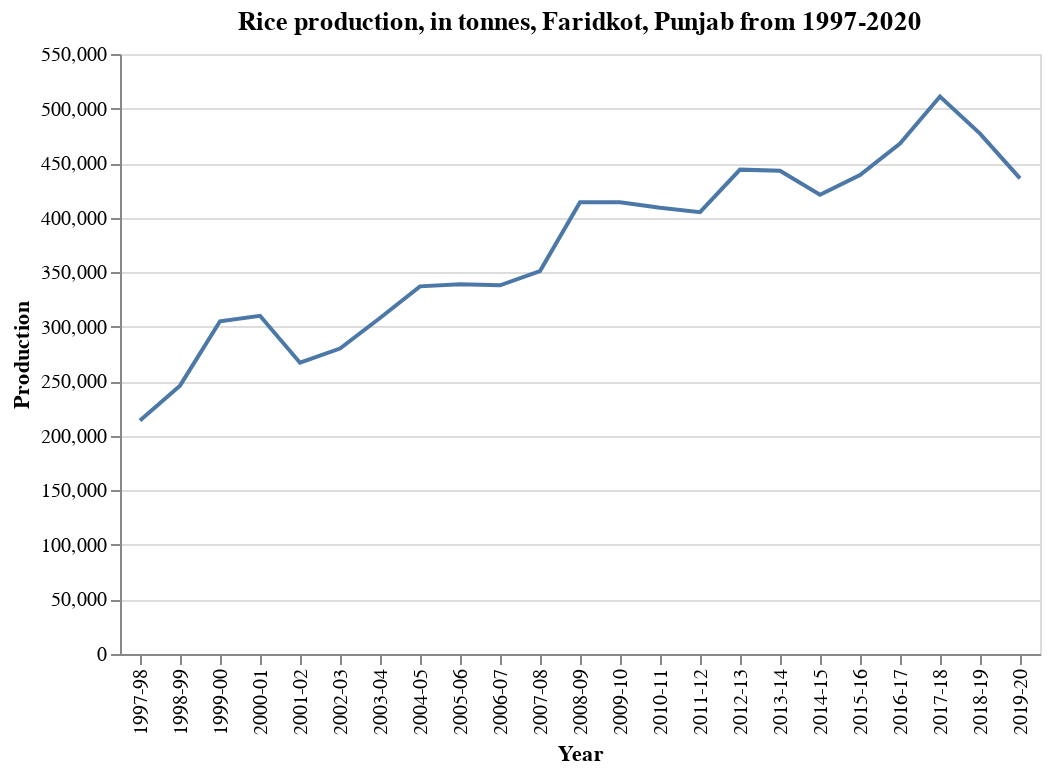

The code cell stored with this chart in its notebook:
### Markdown cell above
### FARIDKOT

### Code cell
df_pj_far = df_pj_rice.loc[df['District'] == 'FARIDKOT']

alt.Chart(df_pj_far).mark_line().encode(
    x='Year',
    y=('Production')
).properties(
    title='Rice production, in tonnes, Faridkot, Punjab from 1997-2020')

### Figure 1 — Vega-Lite specification as saved in the notebook (floating-point values rounded to 4 significant figures)
{"config": {"view": {"continuousWidth": 400, "continuousHeight": 300}}, "data": {"name": "data-bf13fd16ee3ee8c99f1fb51f547fed0b"}, "mark": "line", "encoding": {"x": {"field": "Year", "type": "nominal"}, "y": {"field": "Production", "type": "quantitative"}}, "title": "Rice production, in tonnes, Faridkot, Punjab from 1997-2020", "$schema": "https://vega.github.io/schema/vega-lite/v4.17.0.json", "datasets": {"data-bf13fd16ee3ee8c99f1fb51f547fed0b": [{"Unnamed: 0": 29309, "State": "Punjab", "District": "FARIDKOT", "Crop": "Rice", "Year": "2001-02", "Season": "Kharif", "Area": 70000.0, "Area Units": "Hectare", "Production": 267000.0, "Production Units": "Tonnes", "Yield": 3.814}, {"Unnamed: 0": 29310, "State": "Punjab", "District": "FARIDKOT", "Crop": "Rice", "Year": "2002-03", "Season": "Kharif", "Area": 86000.0, "Area Units": "Hectare", "Production": 280000.0, "Production Units": "Tonnes", "Yield": 3.256}, {"Unnamed: 0": 29311, "State": "Punjab", "District": "FARIDKOT", "Crop": "Rice", "Year": "2003-04", "Season": "Kharif", "Area": 84000.0, "Area Units": "Hectare", "Production": 308000.0, "Production Units": "Tonnes", "Yield": 3.667}, {"Unnamed: 0": 72107, "State": "Punjab", "District": "FARIDKOT", "Crop": "Rice", "Year": "2004-05", "Season": "Kharif", "Area": 88000.0, "Area Units": "Hectare", "Production": 337000.0, "Production Units": "Tonnes", "Yield": 3.83}, {"Unnamed: 0": 72108, "State": "Punjab", "District": "FARIDKOT", "Crop": "Rice", "Year": "2005-06", "Season": "Kharif", "Area": 86000.0, "Area Units": "Hectare", "Production": 339000.0, "Production Units": "Tonnes", "Yield": 3.942}, {"Unnamed: 0": 72109, "State": "Punjab", "District": "FARIDKOT", "Crop": "Rice", "Year": "2006-07", "Season": "Kharif", "Area": 85000.0, "Area Units": "Hectare", "Production": 338000.0, "Production Units": "Tonnes", "Yield": 3.976}, {"Unnamed: 0": 115836, "State": "Punjab", "District": "FARIDKOT", "Crop": "Rice", "Year": "2007-08", "Season": "Kharif", "Area": 87000.0, "Area Units": "Hectare", "Production": 351000.0, "Production Units": "Tonnes", "Yield": 4.034}, {"Unnamed: 0": 115837, "State": "Punjab", "District": "FARIDKOT", "Crop": "Rice", "Year": "2008-09", "Season": "Kharif", "Area": 95000.0, "Area Units": "Hectare", "Production": 414000.0, "Production Units": "Tonnes", "Yield": 4.358}, {"Unnamed: 0": 115838, "State": "Punjab", "District": "FARIDKOT", "Crop": "Rice", "Year": "2009-10", "Season": "Kharif", "Area": 98000.0, "Area Units": "Hectare", "Production": 414000.0, "Production Units": "Tonnes", "Yield": 4.224}, {"Unnamed: 0": 162798, "State": "Punjab", "District": "FARIDKOT", "Crop": "Rice", "Year": "2010-11", "Season": "Kharif", "Area": 101000.0, "Area Units": "Hectare", "Production": 409000.0, "Production Units": "Tonnes", "Yield": 4.05}, {"Unnamed: 0": 162799, "State": "Punjab", "District": "FARIDKOT", "Crop": "Rice", "Year": "2011-12", "Season": "Kharif", "Area": 101000.0, "Area Units": "Hectare", "Production": 405000.0, "Production Units": "Tonnes", "Yield": 4.01}, {"Unnamed: 0": 162800, "State": "Punjab", "District": "FARIDKOT", "Crop": "Rice", "Year": "2012-13", "Season": "Kharif", "Area": 102000.0, "Area Units": "Hectare", "Production": 444000.0, "Production Units": "Tonnes", "Yield": 4.353}, {"Unnamed: 0": 207749, "State": "Punjab", "District": "FARIDKOT", "Crop": "Rice", "Year": "2013-14", "Season": "Kharif", "Area": 104000.0, "Area Units": "Hectare", "Production": 443000.0, "Production Units": "Tonnes", "Yield": 4.26}, {"Unnamed: 0": 207750, "State": "Punjab", "District": "FARIDKOT", "Crop": "Rice", "Year": "2014-15", "Season": "Kharif", "Area": 106000.0, "Area Units": "Hectare", "Production": 421000.0, "Production Units": "Tonnes", "Yield": 3.972}, {"Unnamed: 0": 207751, "State": "Punjab", "District": "FARIDKOT", "Crop": "Rice", "Year": "2015-16", "Season": "Kharif", "Area": 110000.0, "Area Units": "Hectare", "Production": 439000.0, "Production Units": "Tonnes", "Yield": 3.991}, {"Unnamed: 0": 258960, "State": "Punjab", "District": "FARIDKOT", "Crop": "Rice", "Year": "2016-17", "Season": "Kharif", "Area": 115000.0, "Area Units": "Hectare", "Production": 468000.0, "Production Units": "Tonnes", "Yield": 4.07}, {"Unnamed: 0": 258961, "State": "Punjab", "District": "FARIDKOT", "Crop": "Rice", "Year": "2017-18", "Season": "Kharif", "Area": 115000.0, "Area Units": "Hectare", "Production": 511000.0, "Production Units": "Tonnes", "Yield": 4.443}, {"Unnamed: 0": 258962, "State": "Punjab", "District": "FARIDKOT", "Crop": "Rice", "Year": "2018-19", "Season": "Kharif", "Area": 116000.0, "Area Units": "Hectare", "Production": 477000.0, "Production Units": "Tonnes", "Yield": 4.112}, {"Unnamed: 0": 289992, "State": "Punjab", "District": "FARIDKOT", "Crop": "Rice", "Year": "2019-20", "Season": "Kharif", "Area": 116000.0, "Area Units": "Hectare", "Production": 436000.0, "Production Units": "Tonnes", "Yield": 3.759}, {"Unnamed: 0": 328602, "State": "Punjab", "District": "FARIDKOT", "Crop": "Rice", "Year": "1997-98", "Season": "Kharif", "Area": 56000.0, "Area Units": "Hectare", "Production": 214000.0, "Production Units": "Tonnes", "Yield": 3.821}, {"Unnamed: 0": 328603, "State": "Punjab", "District": "FARIDKOT", "Crop": "Rice", "Year": "1998-99", "Season": "Kharif", "Area": 82000.0, "Area Units": "Hectare", "Production": 246000.0, "Production Units": "Tonnes", "Yield": 3.0}, {"Unnamed: 0": 328604, "State": "Punjab", "District": "FARIDKOT", "Crop": "Rice", "Year": "1999-00", "Season": "Kharif", "Area": 90000.0, "Area Units": "Hectare", "Production": 305000.0, "Production Units": "Tonnes", "Yield": 3.389}, {"Unnamed: 0": 328605, "State": "Punjab", "District": "FARIDKOT", "Crop": "Rice", "Year": "2000-01", "Season": "Kharif", "Area": 90000.0, "Area Units": "Hectare", "Production": 310000.0, "Production Units": "Tonnes", "Yield": 3.444}]}}
